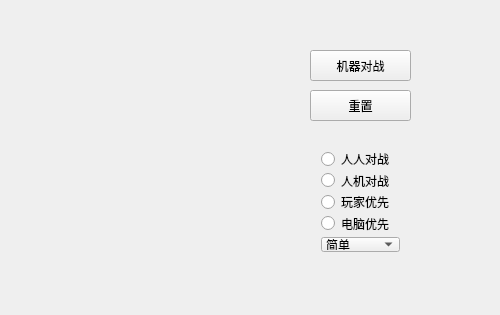
<?xml version="1.0" encoding="UTF-8"?>
<ui version="4.0">
 <class>MainWindow</class>
 <widget class="QMainWindow" name="MainWindow">
  <property name="geometry">
   <rect>
    <x>0</x>
    <y>0</y>
    <width>500</width>
    <height>315</height>
   </rect>
  </property>
  <property name="windowTitle">
   <string>MainWindow</string>
  </property>
  <widget class="QWidget" name="centralWidget">
   <property name="mouseTracking">
    <bool>false</bool>
   </property>
   <widget class="QPushButton" name="reset">
    <property name="geometry">
     <rect>
      <x>310</x>
      <y>90</y>
      <width>101</width>
      <height>31</height>
     </rect>
    </property>
    <property name="text">
     <string>重置</string>
    </property>
   </widget>
   <widget class="QWidget" name="layoutWidget">
    <property name="geometry">
     <rect>
      <x>310</x>
      <y>140</y>
      <width>101</width>
      <height>123</height>
     </rect>
    </property>
    <layout class="QVBoxLayout" name="verticalLayout">
     <item>
      <widget class="QRadioButton" name="manVSman">
       <property name="text">
        <string>人人对战</string>
       </property>
      </widget>
     </item>
     <item>
      <widget class="QRadioButton" name="comVSman">
       <property name="text">
        <string>人机对战</string>
       </property>
      </widget>
     </item>
     <item>
      <widget class="QRadioButton" name="manFirst">
       <property name="text">
        <string>玩家优先</string>
       </property>
      </widget>
     </item>
     <item>
      <widget class="QRadioButton" name="comFirst">
       <property name="text">
        <string>电脑优先</string>
       </property>
      </widget>
     </item>
     <item>
      <widget class="QComboBox" name="comboBox">
       <item>
        <property name="text">
         <string>简单</string>
        </property>
       </item>
       <item>
        <property name="text">
         <string>一般</string>
        </property>
       </item>
       <item>
        <property name="text">
         <string>困难</string>
        </property>
       </item>
      </widget>
     </item>
    </layout>
   </widget>
   <widget class="QPushButton" name="machineFight">
    <property name="geometry">
     <rect>
      <x>310</x>
      <y>50</y>
      <width>101</width>
      <height>31</height>
     </rect>
    </property>
    <property name="text">
     <string>机器对战</string>
    </property>
   </widget>
  </widget>
 </widget>
 <layoutdefault spacing="6" margin="11"/>
 <resources/>
 <connections/>
</ui>
